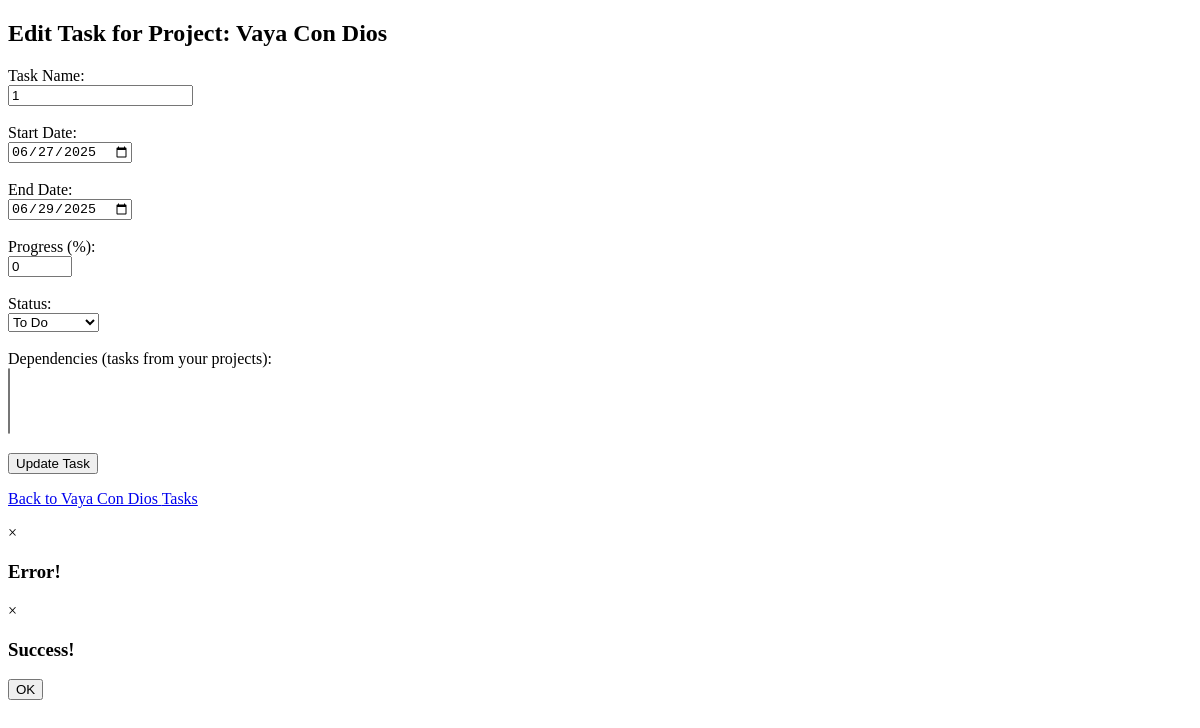
Page /tasks/edit/2 (signed in) on the earlier database version.
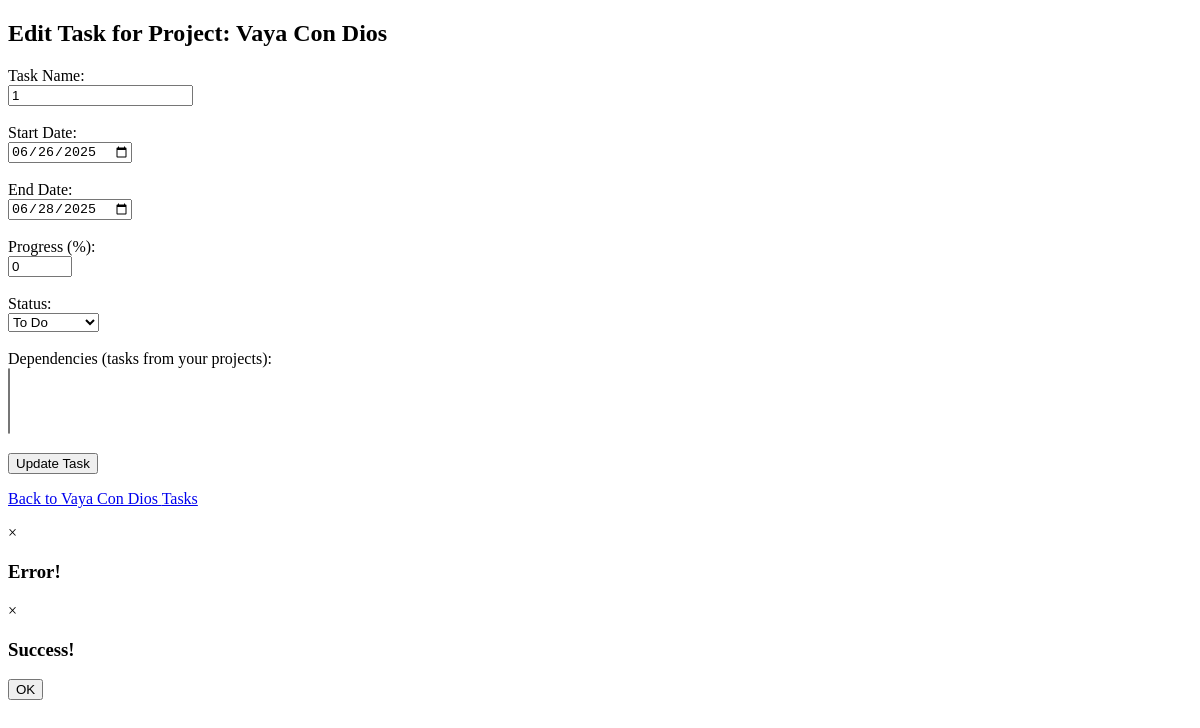
Same page on the later database version.
### app/models.py (models this page shows, shortened)
class Task(db.Model):
    id = db.Column(db.Integer, primary_key=True)
    name = db.Column(db.String(120), nullable=False)
    start_date = db.Column(db.Date, nullable=True)
    end_date = db.Column(db.Date, nullable=True)
    progress = db.Column(db.Integer, default=0, nullable=False)
    dependencies = db.Column(db.String(255), nullable=True)
    project_id = db.Column(db.Integer, db.ForeignKey('project.id'), nullable=False)
    status = db.Column(db.String(50), default='To Do', nullable=False) # <--- NEW: Status field

### app/routes.py (the view, shortened to what this page needs)
@bp.route('/tasks/edit/<int:task_id>', methods=['GET', 'POST'])
@login_required
def edit_task(task_id):
    task = Task.query.get_or_404(task_id)
    if task.project.user != current_user:
        flash("You are not authorized to edit this task.", "error")
        return redirect(url_for('main.projects'))
    all_tasks_in_current_project = Task.query.filter_by(project=task.project).all()
    return render_template('edit_task.html', task=task, all_tasks=all_tasks_in_current_project, current_project=task.project)

### app/templates/edit_task.html (shortened to what this page needs)
<!DOCTYPE html>
<html lang="en">
<head>
    </head>
<body>
    <main>
        <h2>Edit Task for Project: {{ current_project.name }}</h2>
        <form method="POST" action="{{ url_for('main.edit_task', task_id=task.id) }}">
            <label for="task_name">Task Name:</label><br>
            <input type="text" id="task_name" name="task_name" value="{{ task.name }}" required><br><br>
            <label for="start_date">Start Date:</label><br>
            <input type="date" id="start_date" name="start_date" value="{{ task.start_date.strftime('%Y-%m-%d') if task.start_date else '' }}" autocomplete="off"><br><br>
            <label for="end_date">End Date:</label><br>
            <input type="date" id="end_date" name="end_date" value="{{ task.end_date.strftime('%Y-%m-%d') if task.end_date else '' }}" autocomplete="off"><br><br>
            <label for="progress">Progress (%):</label><br>
            <input type="number" id="progress" name="progress" min="0" max="100" value="{{ task.progress }}" required><br><br>
            <label for="status">Status:</label><br>
            <select id="status" name="status" required>
                <option value="To Do" {% if task.status == 'To Do' %}selected{% endif %}>To Do</option>
            </select><br><br>
            <label for="dependencies">Dependencies (tasks from your projects):</label><br>
            <select id="dependencies" name="dependencies" multiple>
            </select><br><br>
            <button type="submit">Update Task</button>
        </form>
        <p><a href="{{ url_for('main.view_project', project_id=current_project.id) }}">Back to {{ current_project.name }} Tasks</a></p>
    <div id="errorModal" class="modal">
        <div class="modal-content">
            <span class="close-button" id="errorCloseButton">&times;</span>
            <h3>Error!</h3>
        </div>
    </div>
    <div id="successModal" class="modal">
        <div class="modal-content">
            <span class="close-button" id="successCloseButton">&times;</span>
            <h3>Success!</h3>
            <button id="okButton" class="button">OK</button>
        </div>
    </div>
    </main>
</body>
</html>

Differences in the rows shown:
changed Task "To Do": start_date "06/27/2025" → "06/26/2025"; end_date "06/29/2025" → "06/28/2025"
